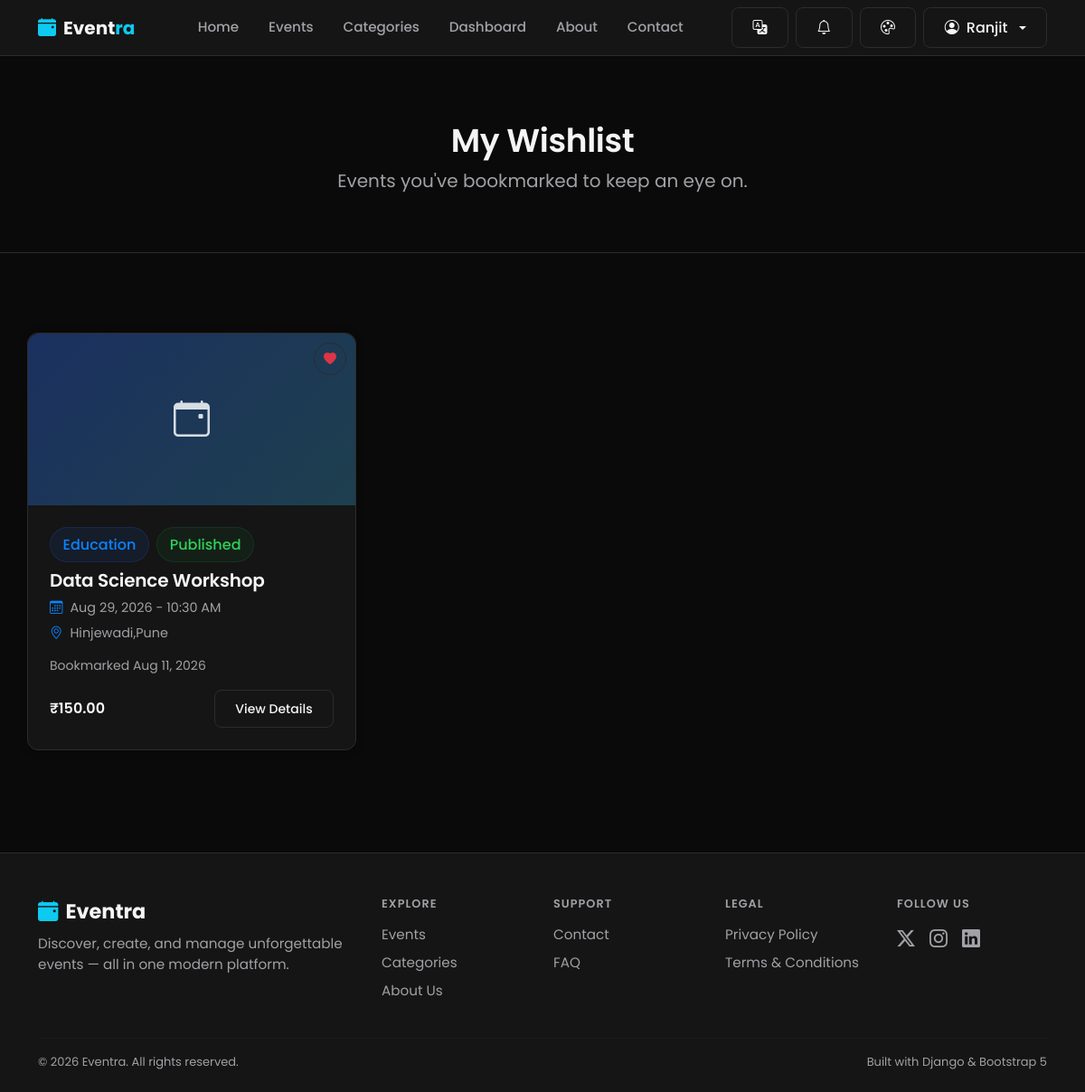
The app's page /wishlist/ (signed in) with its own data.
### users/models.py (models this page shows, shortened)
class User(AbstractUser):
    SUPER_ADMIN = 'super_admin'
    ORGANIZER = 'organizer'
    STAFF = 'staff'
    VENDOR = 'vendor'
    VOLUNTEER = 'volunteer'
    PARTICIPANT = 'participant'
    ROLE_CHOICES = (
        (SUPER_ADMIN, 'Super Admin'),
        (ORGANIZER, 'Organizer'),
        (STAFF, 'Staff'),
        (VENDOR, 'Vendor'),
        (VOLUNTEER, 'Volunteer'),
        (PARTICIPANT, 'Participant'),
    )
    SELF_SERVICE_ROLES = (ORGANIZER, VENDOR, VOLUNTEER, PARTICIPANT)
    role = models.CharField(
        max_length=20,
        choices=ROLE_CHOICES,
        default=PARTICIPANT,
        help_text="Determines which dashboard and permissions the user gets.",
    )
    phone_number = models.CharField(max_length=15, blank=True)
    bio = models.TextField(max_length=300, blank=True)
    profile_image = models.ImageField(upload_to='profile_images/', blank=True, null=True)
    is_organizer = models.BooleanField(
        default=False,
        help_text="Organizers can create and manage events. Kept for backward "
                   "compatibility; automatically kept in sync with `role`."
    )
    created_at = models.DateTimeField(auto_now_add=True)
    @property
    def is_super_admin(self):
        return self.role == self.SUPER_ADMIN or self.is_superuser

### wishlist/models.py (models this page shows, shortened)
class FavoriteEvent(models.Model):
    user = models.ForeignKey(
        settings.AUTH_USER_MODEL, on_delete=models.CASCADE, related_name='favorite_events'
    )
    event = models.ForeignKey(
        'events.Event', on_delete=models.CASCADE, related_name='favorited_by'
    )
    created_at = models.DateTimeField(auto_now_add=True)
    class Meta:
        ordering = ['-created_at']
        constraints = [
            models.UniqueConstraint(fields=['user', 'event'], name='unique_user_event_favorite')
        ]

### events/models.py (models this page shows, shortened)
class Event(models.Model):
    STATUS_CHOICES = (
        ('draft', 'Draft'),
        ('published', 'Published'),
        ('cancelled', 'Cancelled'),
        ('completed', 'Completed'),
    )
    title = models.CharField(max_length=200)
    slug = models.SlugField(max_length=220, unique=True, blank=True)
    description = models.TextField()
    category = models.ForeignKey(
        Category, on_delete=models.SET_NULL, null=True, related_name='events'
    )
    organizer = models.ForeignKey(
        settings.AUTH_USER_MODEL, on_delete=models.CASCADE, related_name='organized_events'
    )
    location = models.CharField(
        max_length=255,
        help_text="Free-text venue/location name, used when no registered Venue is selected."
    )
    venue = models.ForeignKey(
        'venues.Venue', on_delete=models.SET_NULL, null=True, blank=True,
        related_name='events',
        help_text="Optional: link to a managed Venue for booking, conflict detection, and capacity checks."
    )
    organization = models.ForeignKey(
        'organizations.Organization', on_delete=models.SET_NULL, null=True, blank=True,
        related_name='events',
        help_text=(
            "Optional: which Organization (tenant) this event belongs to. Nullable and additive — "
            "existing events with no organization are unaffected. See organizations.models.Organization "
            "for the scope of what this field does and does not enforce."
        )
    )
    start_date = models.DateTimeField()
    end_date = models.DateTimeField()
    capacity = models.PositiveIntegerField(default=50)
    price = models.DecimalField(max_digits=8, decimal_places=2, default=0)
    image = models.ImageField(upload_to='event_images/', blank=True, null=True)
    status = models.CharField(max_length=20, choices=STATUS_CHOICES, default='published')
    created_at = models.DateTimeField(auto_now_add=True)
    updated_at = models.DateTimeField(auto_now=True)
    class Meta:
        ordering = ['-start_date']
    def get_absolute_url(self):
        return reverse('events:event_detail', kwargs={'slug': self.slug})
    @property
    def is_free(self):
        return self.price == 0

### categories/models.py (models this page shows, shortened)
class Category(models.Model):
    name = models.CharField(max_length=100, unique=True)
    slug = models.SlugField(max_length=120, unique=True, blank=True)
    description = models.TextField(max_length=300, blank=True)
    icon = models.CharField(
        max_length=50,
        default='bi-calendar-event',
        help_text="Bootstrap Icon class name, e.g. 'bi-music-note-beamed'."
    )
    created_at = models.DateTimeField(auto_now_add=True)
    class Meta:
        verbose_name_plural = 'Categories'
        ordering = ['name']

### wishlist/views.py (the view)
# urls.py: path('', views.wishlist_list, name='wishlist_list'),
@login_required
def wishlist_list(request):
    favorites = FavoriteEvent.objects.filter(user=request.user).select_related(
        'event', 'event__category', 'event__organizer'
    )
    context = {'favorites': favorites}
    return render(request, 'wishlist/wishlist_list.html', context)

### currency/context_processors.py (called while the page is built)
def active_currency(request):
    return {
        'active_currency': get_active_currency(request),
        'available_currencies': Currency.objects.all(),
    }

### currency/models.py (called while the page is built)
    @classmethod
    def get_base(cls):
        return cls.objects.filter(is_base=True).first()

### currency/utils.py (called while the page is built)
def get_active_currency(request):
    code = request.session.get(SESSION_KEY)
    if code:
        currency = Currency.objects.filter(code=code).first()
        if currency:
            return currency
    base = Currency.get_base()
    if base:
        return base
    return Currency(code='INR', name='Indian Rupee', symbol='₹', rate_to_base=1, is_base=True)

### workflow/context_processors.py (called while the page is built)
def notifications(request):
    if not getattr(request, 'user', None) or not request.user.is_authenticated:
        return {}
    user_notifications = Notification.objects.filter(user=request.user)
    return {
        'nav_notifications': user_notifications[:6],
        'nav_unread_count': user_notifications.filter(is_read=False).count(),
    }

### templates/wishlist/wishlist_list.html (shortened to what this page needs)
{% extends 'base.html' %}
{% block content %}
<div class="page-hero">
  <div class="container text-center">
    <h1>My Wishlist</h1>
    <p class="text-muted-custom fs-5">Events you've bookmarked to keep an eye on.</p>
  </div>
</div>
<div class="container section-sm">
  <div class="row g-4">
    {% for favorite in favorites %}
    {% with event=favorite.event %}
    <div class="col-md-6 col-lg-4">
      <div class="glass-card event-card h-100 d-flex flex-column fade-in-up" style="position: relative;">
        <form method="post" action="{% url 'wishlist:toggle_favorite' event.slug %}" style="position: absolute; top: 10px; right: 10px; z-index: 2;">
          <button type="submit" class="btn btn-sm btn-outline-light" style="border-radius: 50%; width: 36px; height: 36px; padding: 0;" title="Remove from wishlist">
            <i class="bi bi-heart-fill text-danger"></i>
          </button>
        </form>
        {% if event.image %}
          <img src="{{ event.image.url }}" class="event-card-image" alt="{{ event.title }}">
        {% else %}
          <div class="event-card-placeholder"><i class="bi bi-calendar-event"></i></div>
        {% endif %}
        <div class="event-card-body d-flex flex-column flex-grow-1">
          <div class="d-flex flex-wrap gap-2 mb-2">
            {% if event.category %}<span class="badge-soft d-inline-block">{{ event.category.name }}</span>{% endif %}
            <span class="badge-soft {% if event.status == 'published' %}success{% elif event.status == 'cancelled' %}danger{% else %}accent{% endif %} d-inline-block">{{ event.get_status_display }}</span>
          </div>
          <h5 class="mb-2"><a href="{{ event.get_absolute_url }}" class="text-reset">{{ event.title }}</a></h5>
          <div class="event-meta"><i class="bi bi-calendar3"></i> {{ event.start_date|date:"M d, Y - g:i A" }}</div>
          <div class="event-meta"><i class="bi bi-geo-alt"></i> {{ event.location }}</div>
          <div class="text-muted-custom small mt-2">Bookmarked {{ favorite.created_at|date:"M d, Y" }}</div>
          <div class="mt-auto d-flex justify-content-between align-items-center pt-3">
            <span class="fw-semibold">{% if event.is_free %}Free{% else %}₹{{ event.price }}{% endif %}</span>
            <a href="{{ event.get_absolute_url }}" class="btn btn-sm btn-outline-light">View Details</a>
          </div>
        </div>
      </div>
    </div>
    {% endwith %}
    {% endfor %}
  </div>
</div>
{% endblock %}

### templates/includes/navbar.html (shortened to what this page needs)
{% load static i18n %}
<nav class="navbar navbar-expand-lg site-navbar sticky-top">
  <div class="container">
    <a class="navbar-brand fw-bold d-flex align-items-center gap-2" href="{% url 'pages:home' %}">
      <i class="bi bi-calendar-event-fill text-info"></i>
      <span>Event<span class="text-info">ra</span></span>
    </a>
    <div class="collapse navbar-collapse" id="mainNavbar">
      <ul class="navbar-nav mx-auto mb-2 mb-lg-0 gap-lg-1">
        <li class="nav-item"><a class="nav-link {% if request.resolver_match.view_name == 'pages:home' %}active{% endif %}" href="{% url 'pages:home' %}">{% trans "Home" %}</a></li>
        <li class="nav-item"><a class="nav-link" href="{% url 'events:event_list' %}">{% trans "Events" %}</a></li>
        <li class="nav-item"><a class="nav-link" href="{% url 'categories:category_list' %}">{% trans "Categories" %}</a></li>
        {% if user.is_authenticated %}
        <li class="nav-item"><a class="nav-link" href="{% url 'dashboard:dashboard' %}">{% trans "Dashboard" %}</a></li>
        {% endif %}
        <li class="nav-item"><a class="nav-link" href="{% url 'pages:about' %}">{% trans "About" %}</a></li>
        <li class="nav-item"><a class="nav-link" href="{% url 'pages:contact' %}">{% trans "Contact" %}</a></li>
      </ul>
      <div class="d-flex align-items-center gap-2">
        <div class="dropdown">
          <button class="btn btn-outline-light d-flex align-items-center gap-1" type="button" id="langSwitcherBtn" data-bs-toggle="dropdown" aria-expanded="false" title="{% trans 'Change language' %}">
            <i class="bi bi-translate"></i>
          </button>
        </div>
        {% if user.is_authenticated %}
        <div class="dropdown">
          <button class="btn btn-outline-light position-relative d-flex align-items-center" type="button" id="notifBellBtn" data-bs-toggle="dropdown" aria-expanded="false" title="Notifications">
            <i class="bi bi-bell"></i>
          </button>
        </div>
        {% endif %}
        <div class="dropdown">
          <button class="btn btn-outline-light d-flex align-items-center" type="button" id="themeSwitcherBtn" data-bs-toggle="dropdown" aria-expanded="false" title="Change theme">
            <i class="bi bi-palette"></i>
          </button>
        </div>
        {% if user.is_authenticated %}
          <div class="dropdown">
            <button class="btn btn-outline-light dropdown-toggle d-flex align-items-center gap-2" type="button" data-bs-toggle="dropdown" aria-expanded="false">
              <i class="bi bi-person-circle"></i> {{ user.first_name|default:user.username }}
            </button>
          </div>
        {% else %}
          <a href="{% url 'users:login' %}" class="btn btn-outline-light">{% trans "Login" %}</a>
          <a href="{% url 'users:signup' %}" class="btn btn-primary">{% trans "Sign Up" %}</a>
        {% endif %}
      </div>
    </div>
  </div>
</nav>

### static/css/style.css (style rules this page uses)
:root { --bg: #F7F7F8; --bg-elevated: #FFFFFF; --card: #FFFFFF; --card-hover: #F1F1F3; --input-bg: #FFFFFF; --input-bg-focus: #FFFFFF; --primary: #2563EB; --primary-hover: #1D4ED8; --secondary: #2563EB; --accent: #2563EB; --success: #16803C; --warning: #B7791F; --danger: #D92D20; --text: #111111; --text-muted: #6B6B6F; --text-faint: #8E8E93; --border: #E5E5E7; --radius: 12px; --radius-sm: 8px; --radius-lg: 16px; --shadow-soft: 0 8px 30px rgba(0, 0, 0, 0.06); --shadow-sm: 0 2px 10px rgba(0, 0, 0, 0.04); --space-1: 4px; --space-2: 8px; --space-3: 12px; --space-4: 16px; --space-5: 20px; --space-6: 24px; --space-8: 32px; --space-10: 40px; --space-12: 48px; --space-16: 64px; --fs-page-heading: 2.25rem; --fs-section-heading: 1.5rem; --fs-card-heading: 1.125rem; --fs-body: 0.95rem; --fs-secondary: 0.875rem; --fs-meta: 0.8125rem; }
* { box-sizing: border-box; }
html, body { height: 100%; }
body { background-color: var(--bg); color: var(--text); font-family: 'Poppins', -apple-system, BlinkMacSystemFont, 'Segoe UI', 'Helvetica Neue', Arial, sans-serif; min-height: 100vh; display: flex; flex-direction: column; transition: background-color 0.2s ease, color 0.2s ease; }
h1, h2, h3, h4, h5, h6 { font-weight: 600; letter-spacing: -0.01em; color: var(--text); }
h1 { font-size: var(--fs-page-heading); }
p, li { font-size: var(--fs-body); }
a { color: var(--primary); text-decoration: none; }
.text-muted-custom { color: var(--text-muted) !important; }
.section-sm { padding: 3rem 0; }
.page-hero { padding: 4.5rem 0 3rem; border-bottom: 1px solid var(--border); margin-bottom: 2.5rem; }
.page-hero h1 { font-size: 2.25rem; }
.glass-card { background: var(--card); border: 1px solid var(--border); border-radius: var(--radius); box-shadow: var(--shadow-sm); transition: transform 0.2s ease, box-shadow 0.2s ease, border-color 0.2s ease; }
.btn { border-radius: var(--radius-sm); font-weight: 500; padding: 0.6rem 1.4rem; transition: all 0.15s ease; }
.btn-outline-light { border-radius: var(--radius-sm); border-color: var(--border); color: var(--text); }
.badge-soft { background: rgba(37, 99, 235, 0.10); color: var(--primary); font-weight: 500; padding: 0.4em 0.85em; border-radius: 30px; border: 1px solid rgba(37, 99, 235, 0.18); }
.badge-soft.success { background: rgba(22, 128, 60, 0.10); color: var(--success); border-color: rgba(22, 128, 60, 0.2); }
.site-navbar { background: var(--bg-elevated); border-bottom: 1px solid var(--border); transition: background-color 0.2s ease, border-color 0.2s ease; }
.site-navbar .navbar-brand, .site-navbar .navbar-brand span:not([class*="text-"]) { color: var(--text); }
.site-navbar .nav-link { color: var(--text-muted); font-weight: 500; padding: 0.55rem 0.9rem !important; }
.navbar-brand span { transition: color 0.2s ease; }
.nav-link { position: relative; }
.fade-in-up { animation: fadeInUp 0.5s ease both; }

### static/css/events.css (style rules this page uses)
.event-card { overflow: hidden; }
.event-card-placeholder { height: 190px; width: 100%; border-radius: var(--radius) var(--radius) 0 0; background: linear-gradient(135deg, rgba(37, 99, 235, 0.35), rgba(56, 189, 248, 0.25)); display: flex; align-items: center; justify-content: center; font-size: 2.5rem; color: rgba(248, 250, 252, 0.85); }
.event-card-body { padding: 1.5rem; }
.event-meta { display: flex; align-items: center; gap: 0.5rem; color: var(--text-muted); font-size: 0.9rem; margin-bottom: 0.4rem; }
.event-meta i { color: var(--secondary); }

### static/css/themes.css (style rules this page uses)
html[data-theme="dark"] { --bg: #0A0A0A; --bg-elevated: #151515; --card: #151515; --card-hover: #1C1C1E; --input-bg: #1C1C1E; --input-bg-focus: #202022; --primary: #0A84FF; --primary-hover: #3D9BFF; --secondary: #0A84FF; --accent: #0A84FF; --success: #30D158; --warning: #FFD60A; --danger: #FF453A; --text: #F5F5F7; --text-muted: #A1A1A6; --text-faint: #8E8E93; --border: #2C2C2E; --shadow-soft: 0 8px 30px rgba(0, 0, 0, 0.35); --shadow-sm: 0 2px 10px rgba(0, 0, 0, 0.25); }

### records on screen
User: first_name "Ranjit"
FavoriteEvent: event.category.name "Education", event.status "Published", event "Data Science Workshop", event.start_date "Aug 29, 2026 - 10:30 AM", event.location "Hinjewadi,Pune", created_at "Aug 11, 2026", event.price "150.00"
